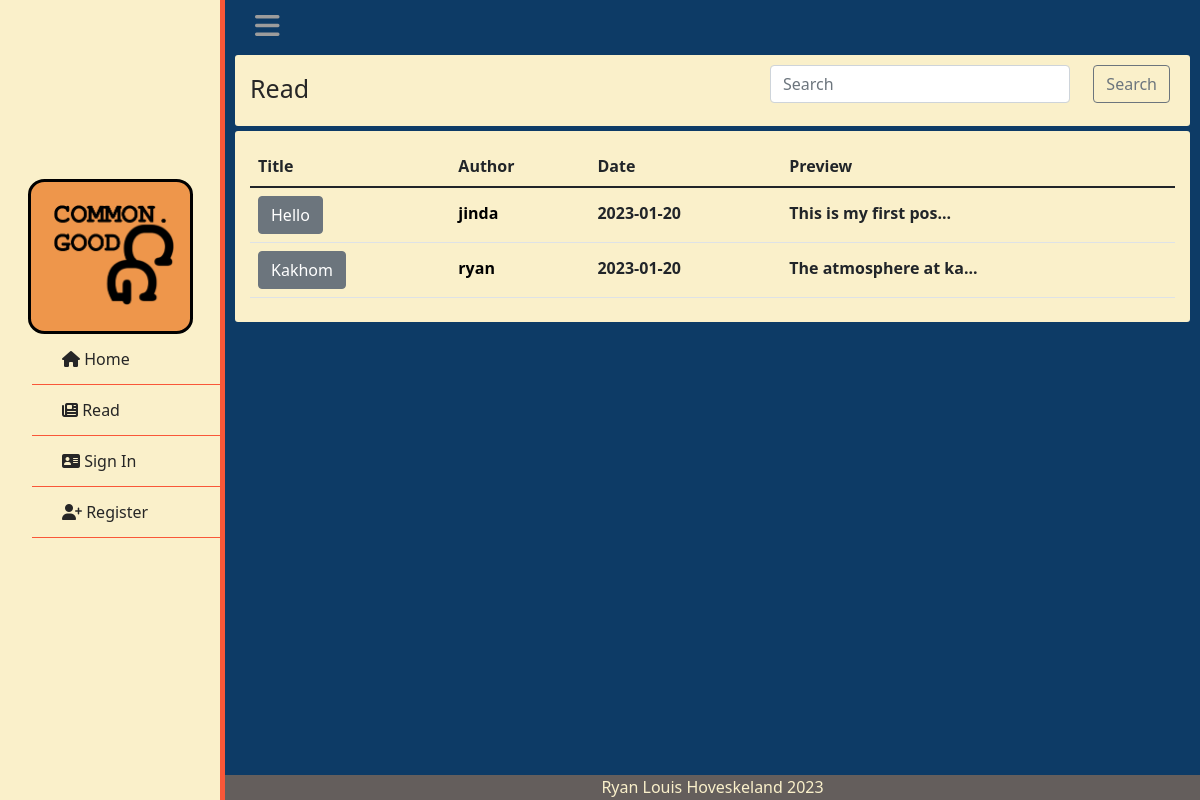
Before: /read with the older database file.
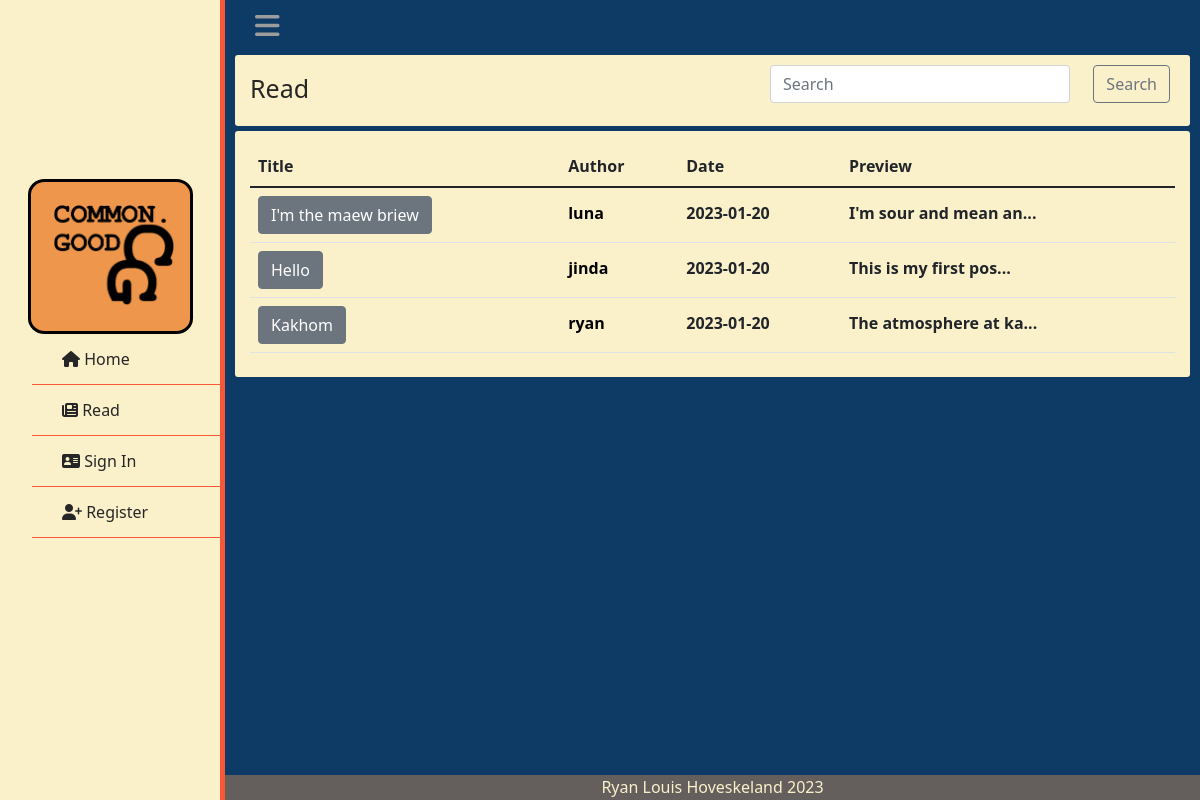
After: the same page with the newer database file.
### tables this page shows
CREATE TABLE posts (user_id INTEGER REFERENCES user(id), post_id INTEGER PRIMARY KEY AUTOINCREMENT, title TEXT NOT NULL, body TEXT NOT NULL, time TIMESTAMP NOT NULL);

CREATE TABLE users (id INTEGER PRIMARY KEY AUTOINCREMENT, username TEXT NOT NULL, hash TEXT NOT NULL, ismod TEXT NOT NULL);

### app.py (the view)
@app.route("/read", methods=["GET","POST"])
def read():
    if request.method == "POST":
        search = request.form.get("search")
        search = search.split(' ')
        data = []
        pids = []
        for term in search:
            term = f"%{term}%"
            temp = select("data.db", "SELECT * FROM posts JOIN users ON id = user_id WHERE title LIKE (?) OR username LIKE (?) ORDER BY time DESC;", (term, term))
            for post in temp:
                if post["post_id"] not in pids:
                    post["time"] = post["time"].split(' ')
                    pids.append(post["post_id"])
                    data.append(post)
        return render_template("read.html", posts=data)
    else:
        data = select("data.db", "SELECT * FROM posts JOIN users ON id = user_id ORDER BY time DESC;")
        for post in data:
            post["time"] = post["time"].split(' ')
        return render_template("read.html", posts=data)

### helpers.py (called while the page is built)
def select(database, query:str, query_variable=None):
    connection = sqlite3.connect(database)
    cur = connection.cursor()
    if not isinstance(query_variable, tuple) and query_variable != None:
        query_variable = tuple([query_variable])
    if query_variable == None:
        cur.execute(query)
    elif len(query_variable) > 1:
        cur.execute(query, query_variable)
    else:
        cur.execute(query, query_variable)
    names = list(map(lambda x: x[0], cur.description))
    db = cur.fetchall()
    dictlist = []
    for row in range(len(db)):
        currow = db[row]
        currowdict = {}
        for col in range(len(currow)):
            currowdict[names[col]] = currow[col]
        dictlist.append(currowdict)
    return dictlist

### templates/read.html (shortened to what this page needs)
{% extends "layout.html" %}
{% block main %}
    <div class="box">
        <p class="formtitle">Read</p>
        <form action="/read" method="post">
            <input type="text" id="sbar" class="form-control" name="search" placeholder="Search" aria-label="search">
            <button id="sbtn" class="btn btn-outline-secondary" type="submit" id="button-addon2">Search</button>
        </form>
    </div>
    <div class="box">
        <table class="table">
            <thead>
                <tr>
                    <th scope="col">Title</th>
                    <th scope="col">Author</th>
                    <th scope="col">Date</th>
                    <th scope="col">Preview</th>
                </tr>
            </thead>
            <tbody>
            {% for row in posts: %}
            <tr class="postrow">
                <th scope="row"><form action="/review" method="post"><button class="btn btn-secondary" type="submit" name="id" value="{{ row['post_id'] }}">{{ row["title"] }}</button></form></th>
                <th><form action="/usrprofile" method="post"><button type="submit" name="id" value="{{ row['id'] }}" class="proflink">{{ row["username"] }}</button></form></th>
                <th>{{ row["time"][0] }}</th>
                <th>{{ row["body"][:20] }}...</th>
            </tr>
            {% endfor %}
            </tbody>
        </table>
    </div>
{% endblock %}

Changed rows visible on the page:
added posts: {{ row['post_id'] }} 10 (drawn), title "I'm the maew briew", {{ row['id'] }} 31 (drawn), username "luna", time "2023-01-20", body "I'm sour and mean an"
